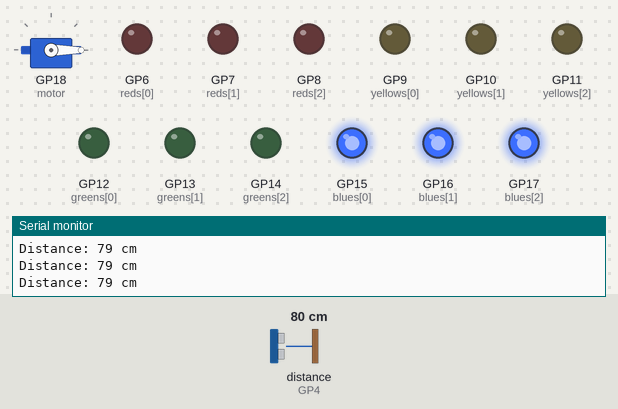
This program was run on a simulated Raspberry Pi Pico. On the bench: servo, output pins drawn as LEDs (lit = HIGH), the last lines printed to the serial monitor. Wiring (inferred from the names in the program): ultrasonic range finder: trigger GP5; echo GP4. Inputs (shaded band) come from the test bench; at power-on: distance to the obstacle (sensor on GP4) 80 cm. The echo pulse lasts 58.3 µs per cm; pins used as bus, display or sensor lines are not drawn.

Above: at 1.2 s.
1.3 s: distance to the obstacle (sensor on GP4) set to 34 cm
2.8 s: distance to the obstacle (sensor on GP4) set to 27 cm
At 3.3 s:
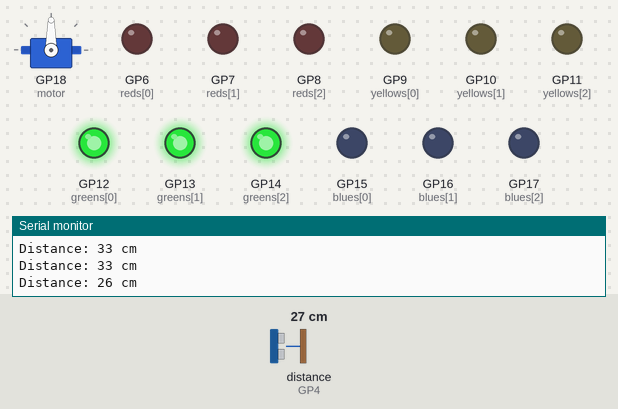
4.5 s: distance to the obstacle (sensor on GP4) set to 23 cm
6.0 s: distance to the obstacle (sensor on GP4) set to 18 cm
At 6.4 s:
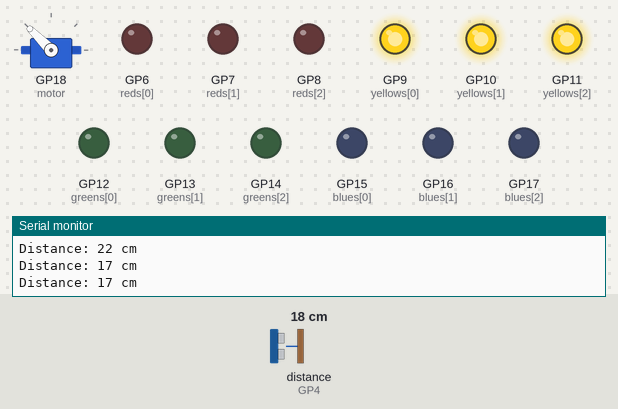
7.5 s: distance to the obstacle (sensor on GP4) set to 12 cm
9.0 s: distance to the obstacle (sensor on GP4) set to 9 cm
At 10.4 s:
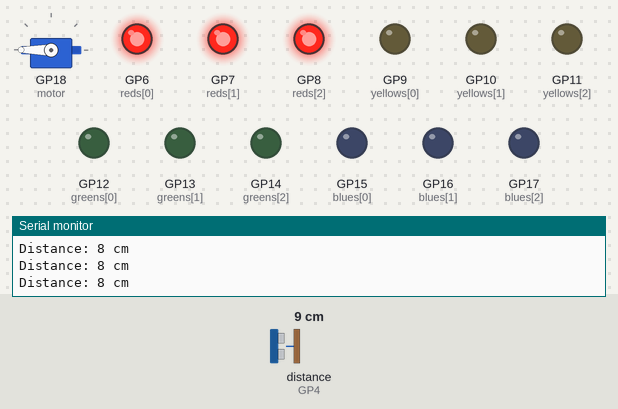
Timing chart, 0 to 11.5 s (numbered marks = the images above; inputs shaded):
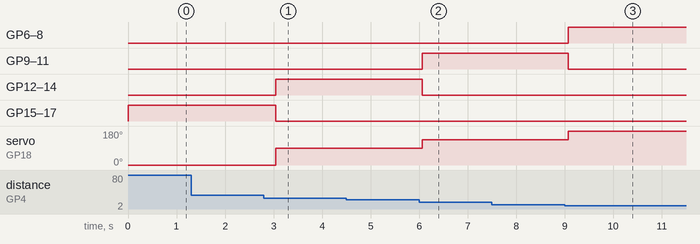

The program:

main.cpp
```cpp
//  Eduardo Peinado
//  https://github.com/corneliusreed1910
//  Student number: 22073
//  TIADSM05A
//  Friday, October 24th, 2025
//  Subject: Applications for Internet of Things (AIoT)
//  ACT2_06: making a servo motor turn with HC-SR04 ultrasonic sensor and LEDs indicators
//  Profe. Rocío del Carmen Martínez Luna
//  TIADSM (Tecnologías de la Información Área Desarrollo Software Multiplataforma)
//  Universidad Tecnológica Santa Catarina
//  Santa Catarina, Nuevo León, México

#include <Servo.h>

// Pin definitions
const int reds[]    = {6, 7, 8};
const int yellows[] = {9, 10, 11};
const int greens[]  = {12, 13, 14};
const int blues[]   = {15, 16, 17};
const int motor = 18;
const int echo = 4;
const int trigger = 5;

Servo servoMotor;

void setup() {
  Serial.begin(9600);
  servoMotor.attach(motor);

  // Set LED pins as output
  for (int i = 0; i < 3; i++) {
    pinMode(reds[i], OUTPUT);
    pinMode(yellows[i], OUTPUT);
    pinMode(greens[i], OUTPUT);
    pinMode(blues[i], OUTPUT);
  }

  pinMode(trigger, OUTPUT);
  pinMode(echo, INPUT);

  servoMotor.write(0);  // initial position
}

// Function to measure distance
long getDistance() {
  digitalWrite(trigger, LOW);
  delayMicroseconds(2);
  digitalWrite(trigger, HIGH);
  delayMicroseconds(10);
  digitalWrite(trigger, LOW);
  long duration = pulseIn(echo, HIGH);
  long distance = duration * 0.034 / 2;  // cm
  return distance;
}

// Turn off all LEDs
void clearLEDs() {
  for (int i = 0; i < 3; i++) {
    digitalWrite(reds[i], LOW);
    digitalWrite(yellows[i], LOW);
    digitalWrite(greens[i], LOW);
    digitalWrite(blues[i], LOW);
  }
}

void loop() {
  long distance = getDistance();
  Serial.print("Distance: ");
  Serial.print(distance);
  Serial.println(" cm");

  clearLEDs();

  // Display LEDs and move servo based on distance
  if (distance < 10) {
    // Very close — red LEDs on
    for (int i = 0; i < 3; i++) digitalWrite(reds[i], HIGH);
    servoMotor.write(180);
  }
  else if (distance < 20) {
    // Moderate — yellow LEDs
    for (int i = 0; i < 3; i++) digitalWrite(yellows[i], HIGH);
    servoMotor.write(135);
  }
  else if (distance < 30) {
    // Safe — green LEDs
    for (int i = 0; i < 3; i++) digitalWrite(greens[i], HIGH);
    servoMotor.write(90);
  }
  else {
    // Far — blue LEDs
    for (int i = 0; i < 3; i++) digitalWrite(blues[i], HIGH);
    servoMotor.write(0);
  }

  delay(300);
}
```

Measured:
- the behaviour switches between 31 and 30 cm on distance to the obstacle (sensor on GP4) (found by bisection; images 0 and 1)
- the behaviour switches between 21 and 20 cm on distance to the obstacle (sensor on GP4) (found by bisection; images 1 and 2)
- the behaviour switches between 11 and 10 cm on distance to the obstacle (sensor on GP4) (found by bisection; images 2 and 3)
- after the input at 2.8 s, GP12 (greens[0]), GP13 (greens[1]), GP14 (greens[2]): LOW → HIGH after 0.24 s; GP15 (blues[0]), GP16 (blues[1]), GP17 (blues[2]): HIGH → LOW after 0.24 s; servo on GP18 (motor): 0° → 90° after 0.24 s
- after the input at 6.0 s, GP9 (yellows[0]), GP10 (yellows[1]), GP11 (yellows[2]): LOW → HIGH after 0.06 s; GP12 (greens[0]), GP13 (greens[1]), GP14 (greens[2]): HIGH → LOW after 0.06 s; servo on GP18 (motor): 90° → 135° after 0.06 s
- after the input at 9.0 s, GP6 (reds[0]), GP7 (reds[1]), GP8 (reds[2]): LOW → HIGH after 0.08 s; GP9 (yellows[0]), GP10 (yellows[1]), GP11 (yellows[2]): HIGH → LOW after 0.08 s; servo on GP18 (motor): 135° → 180° after 0.08 s
